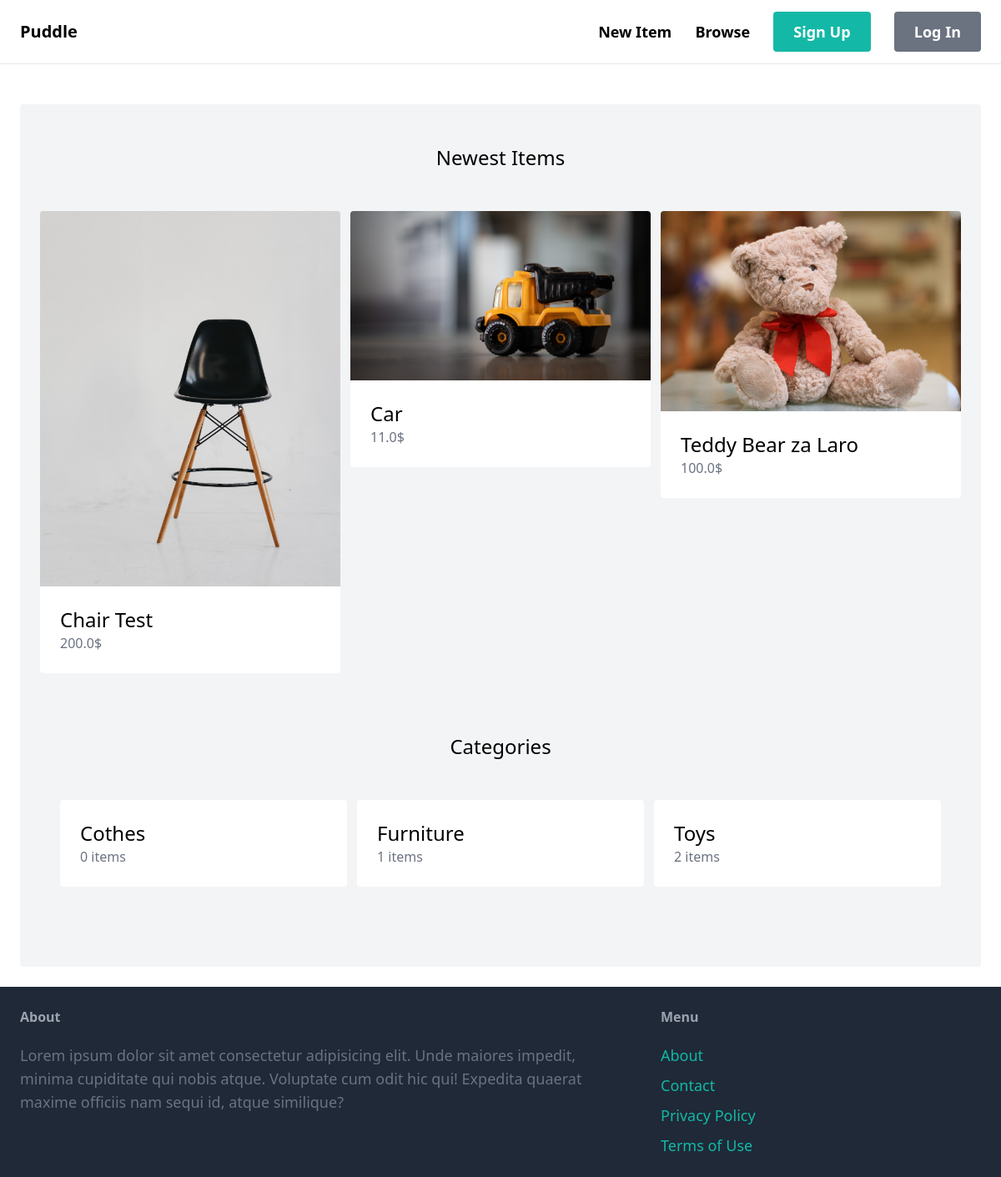
The page / on the database its author committed.
### item/models.py (models this page shows, shortened)
class Item(models.Model):
    category = models.ForeignKey(Category, related_name="items", on_delete=models.CASCADE)
    name = models.CharField(max_length=255)
    description = models.TextField(blank=True, null=True)
    price = models.FloatField()
    image = models.ImageField(upload_to="items_images")
    is_sold = models.BooleanField(default=False)
    created_at = models.DateTimeField(auto_now_add=True)
    created_by = models.ForeignKey(User, related_name="items", on_delete=models.CASCADE)

class Category(models.Model):
    name = models.CharField(max_length=255)
    class Meta:
        verbose_name_plural = "Categories"
        ordering = ("name",)

### homepage/views.py (the view)
# urls.py: path("", views.index, name="index"),
def index(request):
    items = Item.objects.filter(is_sold=False)[0:6]
    categories = Category.objects.all()
    return render(request, "homepage/index.html", {
        "categories": categories,
        "items": items,
        })

### homepage/templates/homepage/index.html (shortened to what this page needs)
{% extends 'homepage/base.html' %}
{% block content %}
    <div class="mt-6 px-6 py-12 bg-gray-100 rounded">
        <h2 class="mb-12 text-2xl text-center">Newest Items</h2>
        <div class="grid grid-cols-3 gap-3">
            {% for item in items %}
                <div>
                    <a href="{% url 'item:detail' item.id %}">
                        <div>
                            <img src="{{ item.image.url }}" class="rounded-t">
                        </div>
                        <div class="p-6 bg-white rounded-b">
                            <h2 class="text-2xl">
                                {{ item.name }}
                            </h2>
                            <p class="text-gray-500">
                                {{ item.price }}$
                            </p>
                        </div>
                    </a>
                </div>
            {% endfor %}
        </div>
        <div class="mt-6 px-6 py-12 bg-gray-100 rounded">
            <h2 class="mb-12 text-2xl text-center">Categories</h2>
            <div class="grid grid-cols-3 gap-3">
                {% for category in categories %}
                    <a href="#">
                        <div class="p-6 bg-white rounded">
                            <h2 class="text-2xl">
                                {{ category.name }}
                            </h2>
                            <p class="text-gray-500">
                                {{ category.items.count }} items
                            </p>
                        </div>
                    </a>
                {% endfor %}
            </div>
        </div>
    </div>
{% endblock %}

### rows shown on the page
Item: image (picture), name "Chair Test", price "200.0"
Item: image (picture), name "Car", price "11.0"
Item: image (picture), name "Teddy Bear za Laro", price "100.0"
Category: name "Cothes", items.count "0"
Category: name "Furniture", items.count "1"
Category: name "Toys", items.count "2"
